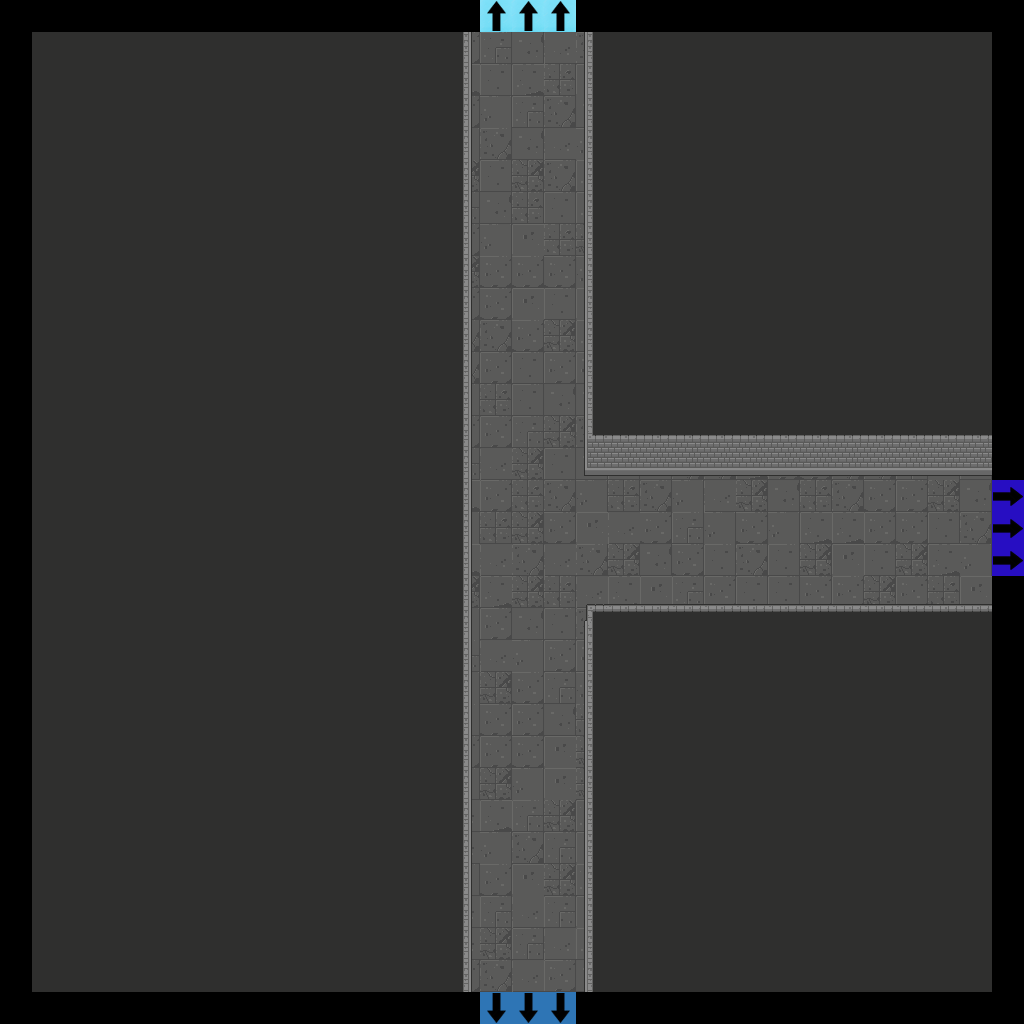

A level layout from a 2D game, rendered from its tile map. Below: a short description, then the map file with tile-grid data replaced by summaries:
An orthogonal 32x32 tile map with 32x32 px tiles, 7 tile layers (Floor, Walls, Doors, Pillars, ...), 2 tilesets.

<map version="1.2" tiledversion="2019.04.18" orientation="orthogonal" renderorder="right-down" width="32" height="32" tilewidth="32" tileheight="32" infinite="0" nextlayerid="22" nextobjectid="1">
 <tileset firstgid="1" source="Dungeon_Tileset_2.tsx" />
 <tileset firstgid="321" source="flags.tsx" />
 <layer id="15" name="Floor" width="32" height="32">
  <data>[1024 cells, 900 non-empty, 12 distinct tile ids]</data>
 </layer>
 <layer id="16" name="Walls" width="32" height="32">
  <data>[1024 cells, 771 non-empty, 11 distinct tile ids]</data>
 </layer>
 <layer id="17" name="Doors" width="32" height="32">
  <data>[1024 cells, 0 non-empty, 0 distinct tile ids]</data>
 </layer>
 <layer id="18" name="Pillars" width="32" height="32">
  <properties>
   <property name="unity:SortingLayer" value="Player" />
  </properties>
  <data>[1024 cells, 0 non-empty, 0 distinct tile ids]</data>
 </layer>
 <layer id="19" name="Candles" width="32" height="32">
  <data>[1024 cells, 0 non-empty, 0 distinct tile ids]</data>
 </layer>
 <layer id="20" name="Debris" width="32" height="32">
  <data>[1024 cells, 0 non-empty, 0 distinct tile ids]</data>
 </layer>
 <layer id="21" name="Flags" width="32" height="32">
  <data>[1024 cells, 9 non-empty, 3 distinct tile ids]</data>
 </layer>
</map>
